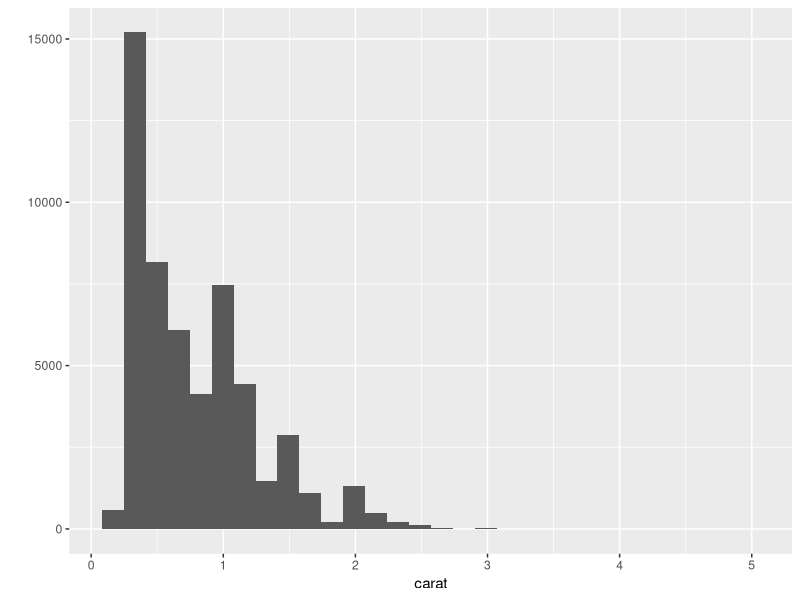
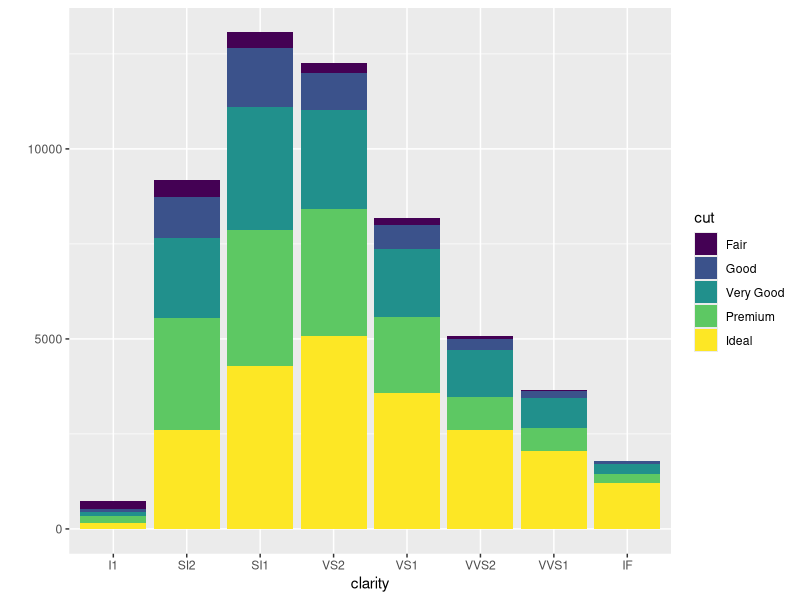
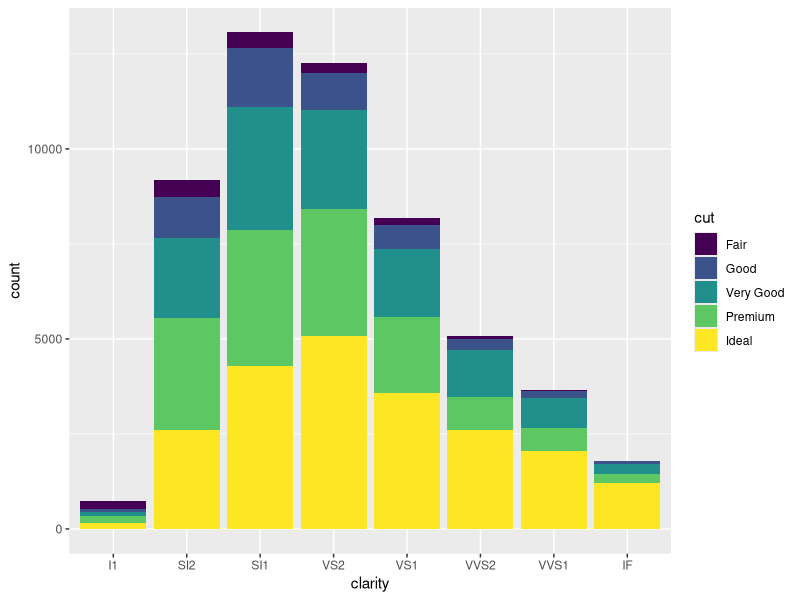
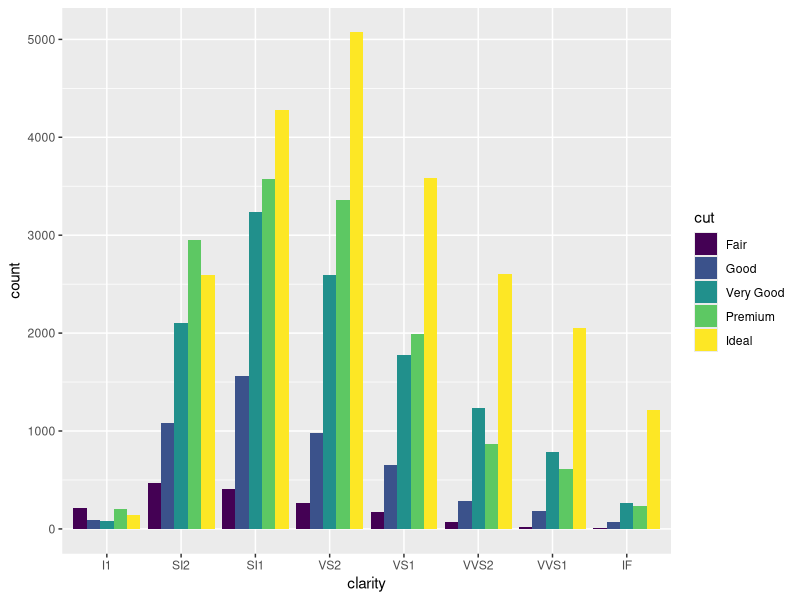
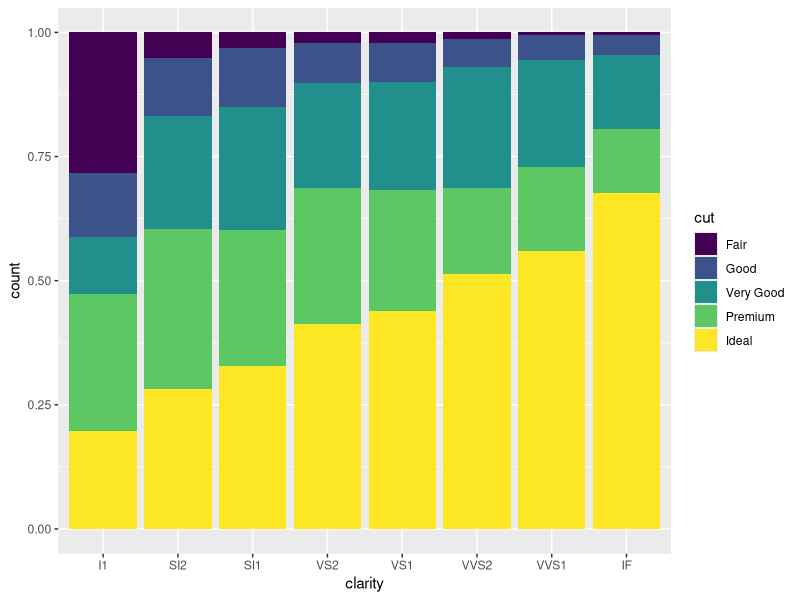
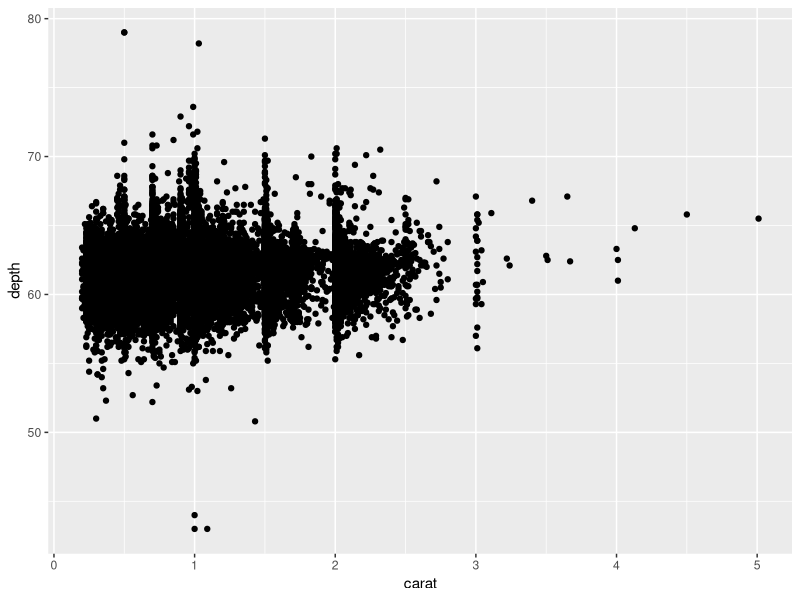
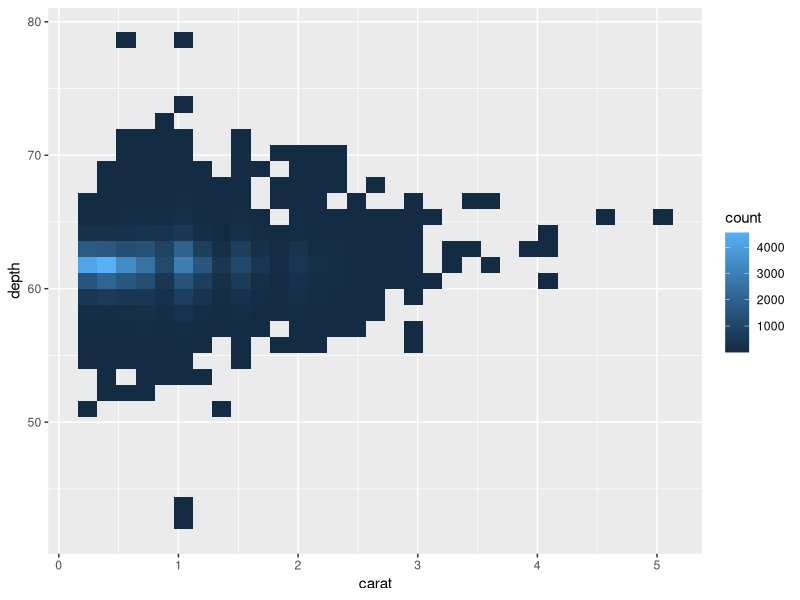
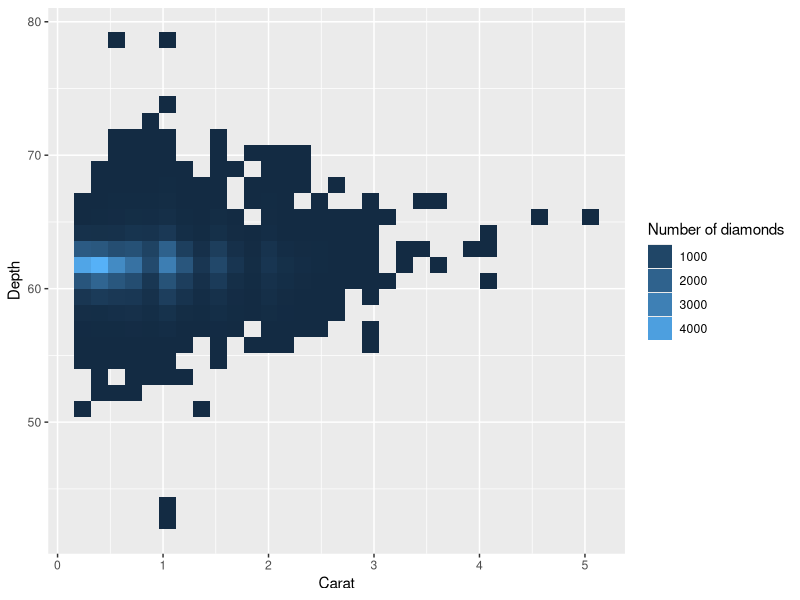

Generate these figures, in order, with R: (Note: this script raises an error after producing the figures.)
## ---- chunk 1
require(knitr)
opts_chunk$set(cache=TRUE, warning=FALSE, message=FALSE, fig.align='center')
## ---- chunk 2
#install.packages("ggplot2")
library(ggplot2)
## ---- chunk 3
str(diamonds)
## ---- chunk 4
qplot(carat, data=diamonds)
## ---- chunk 5
qplot(x=clarity, fill=cut, data=diamonds)
## ---- chunk 6
p1 <- ggplot(aes(x=clarity, fill=cut), data=diamonds)
## ---- chunk 7
p1 + geom_bar()
## ---- chunk 8
p1 + geom_bar(position="dodge")
## ---- chunk 9
p1 + geom_bar(position="fill")
## ---- chunk 10
p2 <- ggplot(aes(x=carat, y=depth), data=diamonds)
p2 + geom_point()
## ---- chunk 11
p2 + geom_bin2d()
## ---- chunk 12
p2 <- p2 + geom_bin2d()
## ---- chunk 13
p2 <- p2 + xlab("Carat") + ylab("Depth") + 
 guides(fill=guide_legend(title="Number of diamonds"))
p2
## ---- chunk 14
p2 + scale_fill_continuous(breaks=c(1500, 2500, 3500,4500))
## ---- chunk 15
p2 + scale_fill_continuous(trans="log")
## ---- chunk 16
p2 + scale_fill_continuous(trans="log", breaks=c(1,10,100,1000,5000))
## ---- chunk 17
p2 + facet_wrap(~color)
## ---- chunk 18
p2 + facet_grid(color~clarity)
## ---- chunk 19
# install.packages("lubridate")
# install.packages("dplyr")
library(lubridate)
library(dplyr)
## ---- chunk 20
econ <- economics
str(econ)
econ <- econ %>%
  mutate(date = ymd(date)) 
old <- econ %>%
  filter(year(date)<"1970")
old <- old %>%
  mutate(date = ymd(date))
## ---- chunk 21
p3 <- ggplot(data=old) + geom_line(aes(x=date, y=pce))
p3
## ---- chunk 22
# install.packages("scales") 
library(scales)
## ---- chunk 23
p3 + 
  scale_x_date(breaks = date_breaks("3 months"), 
                   labels = date_format("%b %Y"))
## ---- chunk 24
p3 + 
  scale_x_date(breaks = date_breaks("6 months"), 
                   labels = date_format("%B %y"))
## ---- chunk 25
# install.packages("RColorBrewer")
library(RColorBrewer)
display.brewer.all(n=5, type="qual")
## ---- chunk 26
p1 + geom_bar(position="dodge") + scale_fill_brewer(palette="Dark2")
## ---- chunk 27
p1 <- p1 + geom_bar(position="dodge") + scale_fill_brewer(palette="Dark2")
ggsave(p1, filename="mycoolplot.jpg")
## ---- chunk 28
atus <- read.csv("../Data/atus.csv")
## ---- chunk 29
qplot(COST_SUM, data = docs)
## ---- chunk 30
qplot(COST_SUM, data = docs, geom = "histogram")
## ---- chunk 31
qplot(CLAIM_COUNT, data = docs, geom = "density")
## ---- chunk 32
qplot(CLAIM_COUNT, BRAND_COUNT, data = docs)
## ---- chunk 33
qplot(CLAIM_COUNT, BRAND_COUNT, data = docs, geom = "line")
## ---- chunk 34
qplot(CLAIM_COUNT, BRAND_COUNT, data = docs, geom = "smooth")
## ---- chunk 35
qplot(CLAIM_COUNT, BRAND_COUNT, data = docs, geom = c("point", "smooth"))
